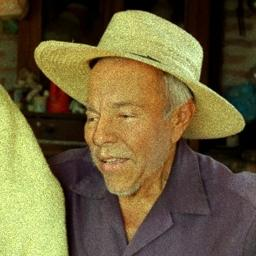
#> input picture fake_1.jpg, 256 x 256 px, found by its file name
$ python op2.py
#> lines starting #> are read from the running program, lines starting #| are printed output that depends on the picture; after the words box and inside, x2 and y2 are one past the last pixel; in counts of white or black regions, pixels touching at a corner belong together
import cv2

# Load image
img = cv2.imread("C:\\Users\\HP\\Documents\\rpi\\fake_1.jpg")
#> img is the input picture: shape (256, 256, 3); mean B, G, R 59.8, 97, 109.5

# Write text on the image
cv2.putText(img, "umb", (50, 50),    # Position (x,y)
            cv2.FONT_HERSHEY_SIMPLEX,           # Font type
            2,                                  # Font scale (size)
            (255, 105, 180),                    # Color (pink)
            3)                                  # Thickness
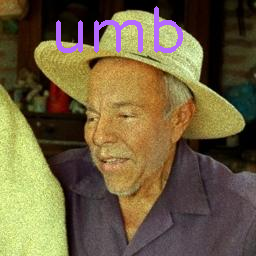
#> img: shape (256, 256, 3); 2.33% of pixels changed, all inside (x1, y1, x2, y2) = (56, 6, 183, 53)

# Show image with text
cv2.imshow("Text", img)
cv2.waitKey(0)
cv2.destroyAllWindows()
